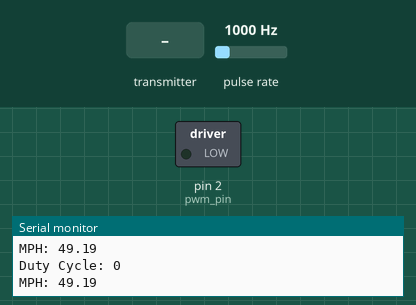
Bench run of a sketch on a simulated Arduino Nano, built with avr-gcc and run on an emulated ATmega328P. On the bench: switched loads named in the sketch (green lamp = pin HIGH), the last lines printed to the serial monitor. Wiring (inferred from the names in the program): pulse sensor: data pin 3. The test bench sets the inputs (shaded band); at power-on: pulse rate 1000 Hz. No radio packets arrive unless stated.

Above: at 1.2 s.
1.3 s: the transmitter starts sending PWM = 256
At 2.2 s:
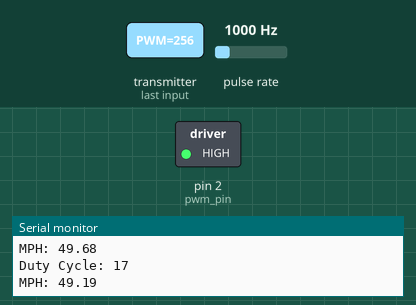
2.8 s: the transmitter starts sending PWM = 0
At 3.4 s:
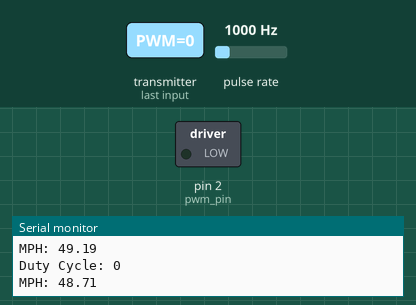
4.3 s: the transmitter starts sending PWM = 512
At 5.7 s:
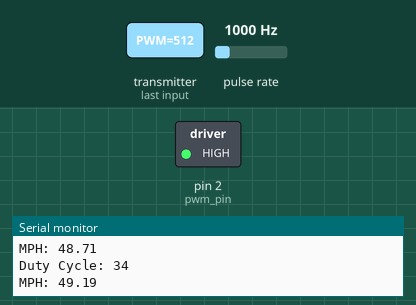
Timing chart, 0 to 7.3 s (numbered marks = the images above; inputs shaded):
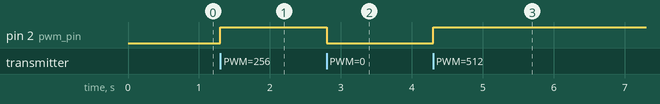

The sketch:

Reciever.ino
```cpp
/*
* Arduino Wireless Communication Tutorial
*       Example 1 - Receiver Code
*
* by Dejan Nedelkovski, www.HowToMechatronics.com
*
* Library: TMRh20/RF24, https://github.com/tmrh20/RF24/
*/

#include <SPI.h>
#include <nRF24L01.h>
#include <RF24.h>
RF24 radio(7, 8); // CE, CSN
const byte address[6] = "00001";
#define PI 3.1415926535897932384626433832795

//Hall Motor Control
int pwm_pin = 2;
int hall_pin = 3;
long currentPWM = 0; //current PWM duty cycle

//ENCODER
//declaring the variables used for the encoder
int hallOn = false;
float rps;
float rpm;
float mph;
volatile byte pulses;
unsigned long timeold;
float wheelSize = 70; //Diameter of wheel for Speed Calc


int halltest = 0;

void setup() {
  Serial.begin(9600);
  radio.begin();
  radio.openReadingPipe(0, address);
  radio.setPALevel(RF24_PA_MIN);
  radio.startListening();

  pinMode(pwm_pin, OUTPUT);
  pinMode(hall_pin, INPUT);

  attachInterrupt(digitalPinToInterrupt(hall_pin),counter,RISING);  //attaching the interrupt and declaring the variables, one of the interrupt pins on Nano is D2, and has to be declared as 0 here
    pulses=0;
    rps=0;
    rpm=0;
    timeold=0;
}

void loop() {


  if (radio.available()) {
    /*char text[32] = "";
    radio.read(&text, sizeof(text));
    Serial.println(text);*/
    int PWM = 0;
    radio.read(&PWM,sizeof(PWM));
    //Serial.println(PWM);

    //Update I/Os
    currentPWM = PWM ;
    //Serial.println(currentPWM);
    analogWrite(pwm_pin, currentPWM);
  }

  hallOn = digitalRead(hall_pin);  // read input value
  //Serial.println(hallOn);

  if ((millis()-timeold) > 100) { //this part of the code calculates the rpm and rps in a way that every time the magnet passes by the sensor, the time between the pulses is measured and rpm and rps is calculated
    rpm = 60000.0/(millis()-timeold)*pulses / 10; //10 rising edges per revolution
    rps=rpm/60.0;
    mph=rps*60*60*PI*wheelSize*1e-6*0.621371;
    timeold = millis();
    pulses=0;
  }
  if (rps > 0) {
    Serial.print("Duty Cycle: ");
    Serial.println(currentPWM/15);
    Serial.print("MPH: ");
    Serial.println(mph);
  }
  rps = 0;
} //loop ends

//this subprogram will run when interrupt is triggered
void counter()
{
  pulses++; //every time this subprogram runs, the number of pulses is increased by 1
  halltest++;
  //Serial.println(halltest);
}
```

Measured:
- after the input at 1.3 s, pin 2 (pwm_pin): LOW → HIGH at once
- after the input at 2.8 s, pin 2 (pwm_pin): HIGH → LOW at once
- after the input at 4.3 s, pin 2 (pwm_pin): LOW → HIGH at once
